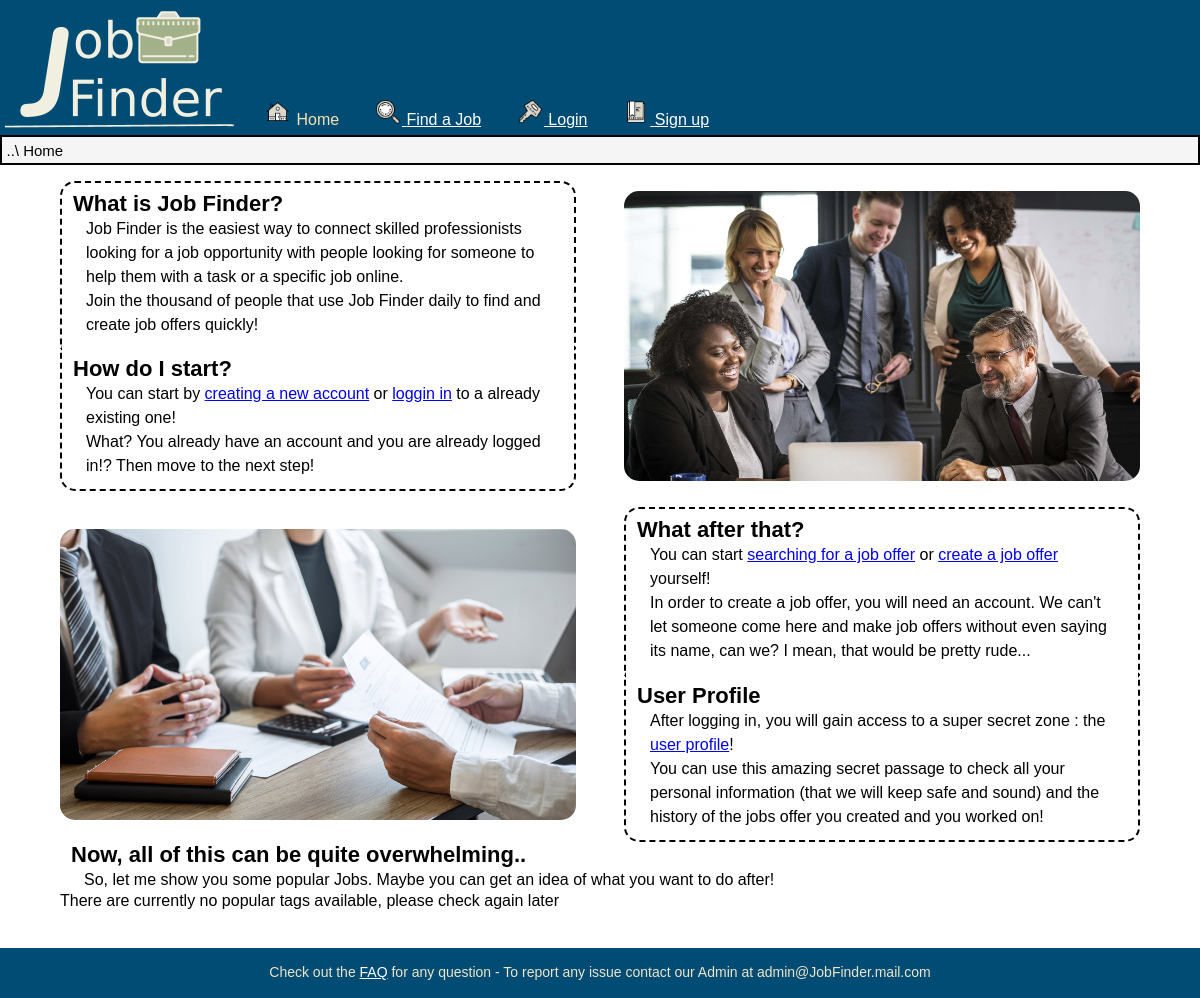
Page /PHP/Index.php on the earlier database version.
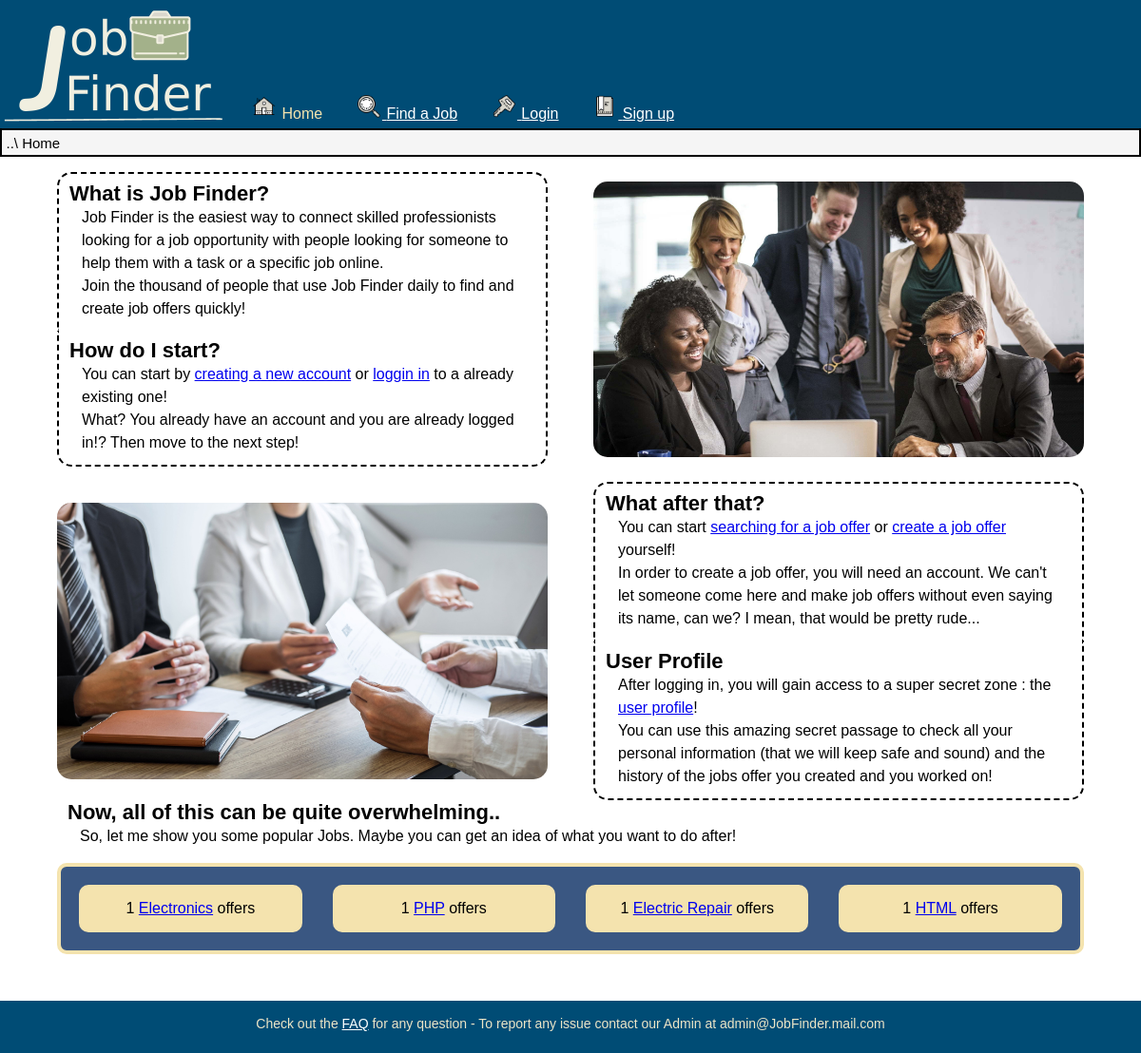
Same page on the later database version.
### tables this page shows
CREATE TABLE `tags` (
  `Code_tag` int(10) UNSIGNED NOT NULL,
  `Name` varchar(65) NOT NULL,
  `Category` int(4) DEFAULT NULL
);

### PHP/DBAccess.php (called while the page is built, shortened)
<?php
class DBAccess {
	private $connection;
	public function openDBConnection(){
		$this->connection = mysqli_connect(DBAccess::HOST_DB, DBAccess::USERNAME, DBAccess::PASSWORD, DBAccess::DBNAME);
		if(!$this->connection){
			echo("connessione al DB fallita: ".mysqli_connect_errno());
			return false;
		}
		else
			return true;
	}
  public function getMostPopularJobs() {
    $query='SELECT Name,tags.Code_tag, COUNT(Code_job) AS frequency FROM tags RIGHT JOIN tags_current_jobs ON tags.Code_tag= tags_current_jobs.Code_tag GROUP BY tags.Code_tag ORDER BY frequency DESC LIMIT 4;';
    $queryResult = mysqli_query($this->connection, $query);
    if(mysqli_num_rows($queryResult) == 0)
      return null;
    else {
      $result=array();
      while ($tmp=mysqli_fetch_array($queryResult))
        array_push($result,$tmp);
      return $result;
    }
    return null;
  }
}
?>

### PHP/Index.php (the view, shortened to what this page needs)
<?php
  require_once 'DBAccess.php';
  $url ='..'. DIRECTORY_SEPARATOR .'HTML'. DIRECTORY_SEPARATOR .'Index.html';
  $HTML = file_get_contents($url);
  $HTMLContent='';
  if(isset($_SESSION['user_Username']))
  {
    $HTML = str_replace('<createjob/>','
      <li><a href="CreateJob.php">
      <img src="..'. DIRECTORY_SEPARATOR .'IMG'. DIRECTORY_SEPARATOR .'Icons'. DIRECTORY_SEPARATOR .'write.png" class="icons" alt=""> Create an Offer </a></li>',$HTML);
    $HTMLContent = '<li><a href="Welcome.php">
      <img src="..'. DIRECTORY_SEPARATOR .'IMG'. DIRECTORY_SEPARATOR .'UsrPrfl'. DIRECTORY_SEPARATOR . $_SESSION['user_Icon'] .'" alt="Profile Picture" id="profilepic" class="icons">User Profile</a></li>';
  }
  else
  {
    $HTML = str_replace('<createjob/>','',$HTML);
      $HTMLContent = '
        <li><a href="Login.php">
        <img src="..'. DIRECTORY_SEPARATOR .'IMG'. DIRECTORY_SEPARATOR .'Icons'. DIRECTORY_SEPARATOR .'login.png" class="icons" alt=""> Login </a></li>
        <li><a href="Signup.php">
        <img src="..'. DIRECTORY_SEPARATOR .'IMG'. DIRECTORY_SEPARATOR .'Icons'. DIRECTORY_SEPARATOR .'book.png" class="icons" alt=""> Sign up </a></li>';
  }
  $DBAccess = new DBAccess();
  $tags = $DBAccess->getMostPopularJobs();
  if($tags)
  {
    $HTMLTags = '<ul id="popularJobsList">';
    foreach( $tags as $T)
    {
      $HTMLTags .= '<li>'.$T["frequency"] .' <a href="findjob.php?tag='.$T["Code_tag"].'">'. $T["Name"] .'</a> offers</li>';
    }
    $HTMLTags .= '</ul>';
    $HTML = str_replace('<popularjobs/>',$HTMLTags,$HTML);
  }
  else
  {
    $HTML = str_replace('<popularjobs/>','There are currently no popular tags available, please check again later',$HTML);
  }
  $HTML = str_replace('<subpage/>',$HTMLContent,$HTML);
  echo $HTML;
?>

Differences in the rows shown:
added tags: frequency "1", Name "Electronics"
now on this page (row unchanged): tags: frequency "1", Name "PHP"
added tags: frequency "1", Name "Electric Repair"
now on this page (row unchanged): tags: frequency "1", Name "HTML"
Other differences:
str_replace('<createjob/>','',$HTML): "…want to do after! There are currently no popular tags available, please check again later Check out the FAQ…" → "…want to do after! Check out the FAQ…"
